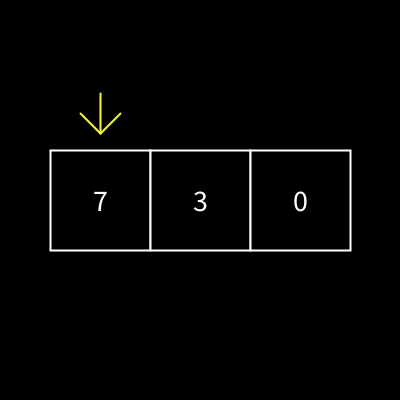
Frame 1 (no input)
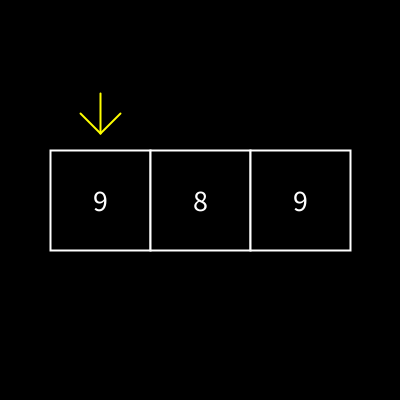
Frame 60 (the mouse pressed at the canvas centre just before this capture)
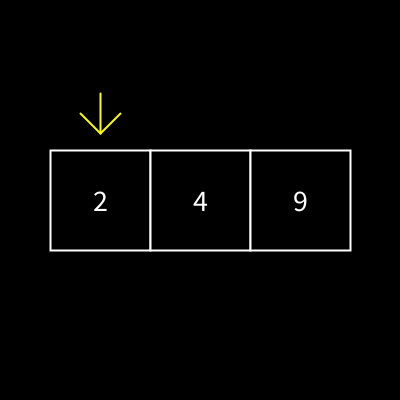
Frame 120 (the mouse held since frame 60 and released just before this capture)

The Processing sketch that drew these frames (run headless with seeded random() and noise(); from frame 60 on, the mouse is pressed at the canvas centre):

// Processing sketch: p5_day2_kadai02_2022531063
// ── p5_day2_kadai02_2022531063.pde
// グローバル変数
int count = 0;
int yourHand = 0;// 今手がどこにあるか
int[] slotNum = new int[3];// スロットの各リールの数値
int[] slotSpeed = new int[3];// 各リールの回転速度
boolean[] slotRot = new boolean[3];// 各リールが回転中かどうか(true, false)
boolean ReachFlg = false;// 今リーチかどうか
int MessageNum = 0;// メッセージを表示するかどうか（0:無表示・1:成功・2:失敗）
// -----
void setup() {
  size(400, 400);
  background( 0 );
  rectMode(CENTER);
  textAlign(CENTER, CENTER);
  textSize(30);

  init_slot();// スロットを初期化
}
// -----
void init_slot() {// Slotを初期化
  // 初期値の設定
  for ( int i=0; i<3; i++) {// 各リールを初期化
    slotNum[i] = int( random(10) );// 0~9の整数
    slotRot[i] = true;
  }
  // 回転周期の設定
  slotSpeed[0] = 20;// 1桁めの回転周期 [Frame]
  slotSpeed[1] = 10;// 2桁めの回転周期 [Frame]
  slotSpeed[2] = 3;// 3桁めの回転周期 [Frame]
  // その他の設定
  yourHand = 0;// 注目するリールを左に
  ReachFlg = false;// 「リーチではない」に
  MessageNum = 0;// 「おめでとうは表示しない」に
}
// -----
void draw() {
  background( 0 );

  updateSlot();// Slotを更新
  showSlot();// Slotを表示　
  showHand();// 手の位置を表示

  count = count + 1;
}
// -----
void updateSlot() {// Slotを更新
  for ( int i=0; i<3; i++) {// リールの数だけループ
    if ( slotRot[i] ) {// 回転中かどうか確認
      if (count%slotSpeed[i] == 0) {// 更新タイミングならば
        slotNum[i] = (slotNum[i] + 1)%10;// 1増やす
      }
    }
  }

  if (ReachFlg == true) { //リーチのフラグが立ったら背景を変化させる
    changeBackground();
  }
  if ( slotRot[2] == false ) { //3つ目のスロットまで回転が終わったら結果表示の関数へ移行
    Result();
  }
}
// -----
void showSlot() {// Slotを表示
  float x, y;
  strokeWeight(2);
  stroke(255);
  for (int i=0; i<3; i++) {
    x = width/2 + (i-1)*width/4;
    y = height/2;
    fill(0);
    rect(x, y, width/4, height/4);// 枠線
    fill(255);
    text(slotNum[i], x, y);
  }
}
// -----
void showHand() {// 現在着目しているリールを示す矢印
  float x, y;
  x = width/2 + (yourHand-1)*width/4;
  y = height/3;
  stroke(255, 255, 0);
  line(x, y, x, y-40);
  line(x, y, x-20, y-20);
  line(x, y, x+20, y-20);
}
// -----
void keyReleased() {
  if ( keyCode == DOWN) {
    checkSlot();
  } else if (keyCode == LEFT ) { //初期化
    if ( yourHand == 2 && slotRot[yourHand] == false) {// 矢印が右側にあり、回転が止まっているとき
      init_slot();
    }
  } else if (keyCode == SHIFT) { //チートを追加
    if ( yourHand == 2) {// 矢印が右側にあるならば
      Cheat();
    }
  }
}
// -----
void checkSlot() {
  slotRot[yourHand] = false; //回転を止める
  if ( yourHand < 2) { //1つ目のスロットと2つ目のスロットの数値が等しければフラグを立てる
    if ( yourHand == 1 && slotNum[yourHand-1] == slotNum[yourHand] ) {
      ReachFlg = true;
    }
    yourHand++; //矢印を次のリールへ
  }
  showHand();
}
// -----
void changeBackground() { //背景を変化させる関数
  float r, g, b; //r=赤色、g=緑色、b=青色
  r = 255 * abs(sin(radians(2*count)));  //abs(n)は、nの絶対値を返す関数である。
  g = 255 * abs(sin(radians(count+45))); //sin(),cos()は負の値も含むため、abs()で正の値へ変換。
  b = 255 * abs(cos(radians(3*count)));
  background( r, g, b ); //スロットの背景をcountを用いて変化させる
}
// -----
void Result() { //結果のテキストを表示する関数
  background(0); //背景を戻す

  // 各リールの数値が全て等しければ成功のメッセージ、それ以外は失敗のメッセージ
  if ( slotNum[yourHand-2] == slotNum[yourHand-1] && slotNum[yourHand-2] == slotNum[yourHand] ) {
    MessageNum = 1; //成功
  } else {
    MessageNum = 2; //失敗
  }

  fill(255, 255, 0);
  if ( MessageNum == 1) { //成功時のテキスト
    text("Congratulations!!", width/2, height-50);
  } else if ( MessageNum == 2 ) { //失敗時のテキスト
    text("Let's do it again", width/2, height-50);
  }
}
// -----
void Cheat() { //絶対成功するバレバレのチート
  slotNum[yourHand-1] = slotNum[yourHand-2];
  slotNum[yourHand] = slotNum[yourHand-1];
  slotRot[yourHand] = false;
  Result();
}
